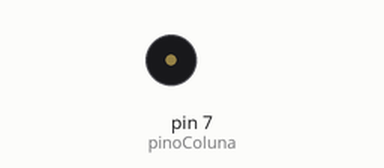
This sketch was run on a simulated Arduino Uno, built with avr-gcc and run on an emulated ATmega328P. Parts: buzzer (waves = sounding). Random numbers use the default seed unless the sketch sets one.

Above: at 0.1 s.
Timing chart, 0 to 40.0 s (numbered marks = the images above):
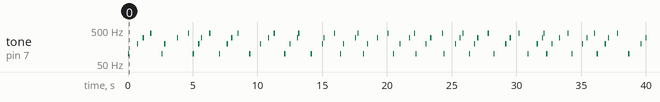

Measured:
- by itself, tone on pin 7 (pinoColuna): plays 100 Hz for 0.09 s, 200 Hz for 0.09 s, 300 Hz for 0.09 s, 400 Hz for 0.09 s, 100 Hz for 0.09 s, 200 Hz for 0.09 s … (75 notes in this stretch)

The sketch:

delayRandom_08.ino
```cpp
int pinoColuna = 7;

void setup()
{

}

void loop()
{
  tone(pinoColuna, 100, 90);
  delay(random(100, 1000));
  tone(pinoColuna, 200, 90);
  delay(random(100, 1000));
  tone(pinoColuna, 300, 90);
  delay(random(100, 1000));
  tone(pinoColuna, 400, 90);
  delay(random(100, 1000));
}
```
